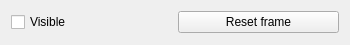
<?xml version="1.0" encoding="UTF-8"?>
<ui version="4.0">
 <class>DrawableWidget</class>
 <widget class="QFrame" name="DrawableWidget">
  <property name="geometry">
   <rect>
    <x>0</x>
    <y>0</y>
    <width>350</width>
    <height>45</height>
   </rect>
  </property>
  <property name="sizePolicy">
   <sizepolicy hsizetype="Preferred" vsizetype="Preferred">
    <horstretch>0</horstretch>
    <verstretch>0</verstretch>
   </sizepolicy>
  </property>
  <property name="minimumSize">
   <size>
    <width>0</width>
    <height>45</height>
   </size>
  </property>
  <property name="windowTitle">
   <string>Frame</string>
  </property>
  <layout class="QVBoxLayout" name="verticalLayout_2">
   <item>
    <layout class="QGridLayout" name="gridLayout">
     <item row="0" column="0">
      <widget class="QCheckBox" name="visibleCheckBox">
       <property name="text">
        <string>Visible</string>
       </property>
      </widget>
     </item>
     <item row="0" column="1">
      <widget class="QPushButton" name="resetFrameButton">
       <property name="text">
        <string>Reset frame</string>
       </property>
      </widget>
     </item>
    </layout>
   </item>
  </layout>
 </widget>
 <resources/>
 <connections/>
</ui>
